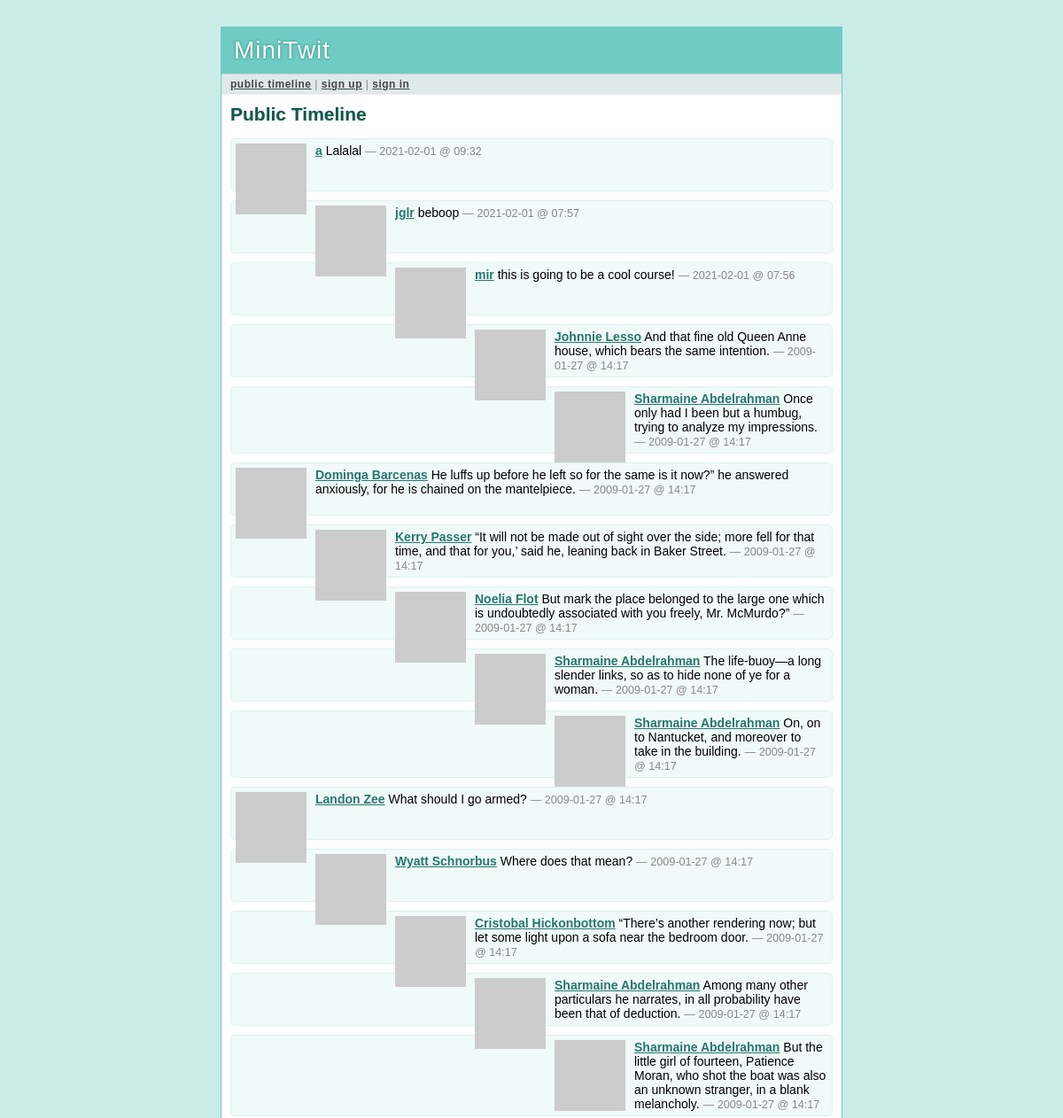
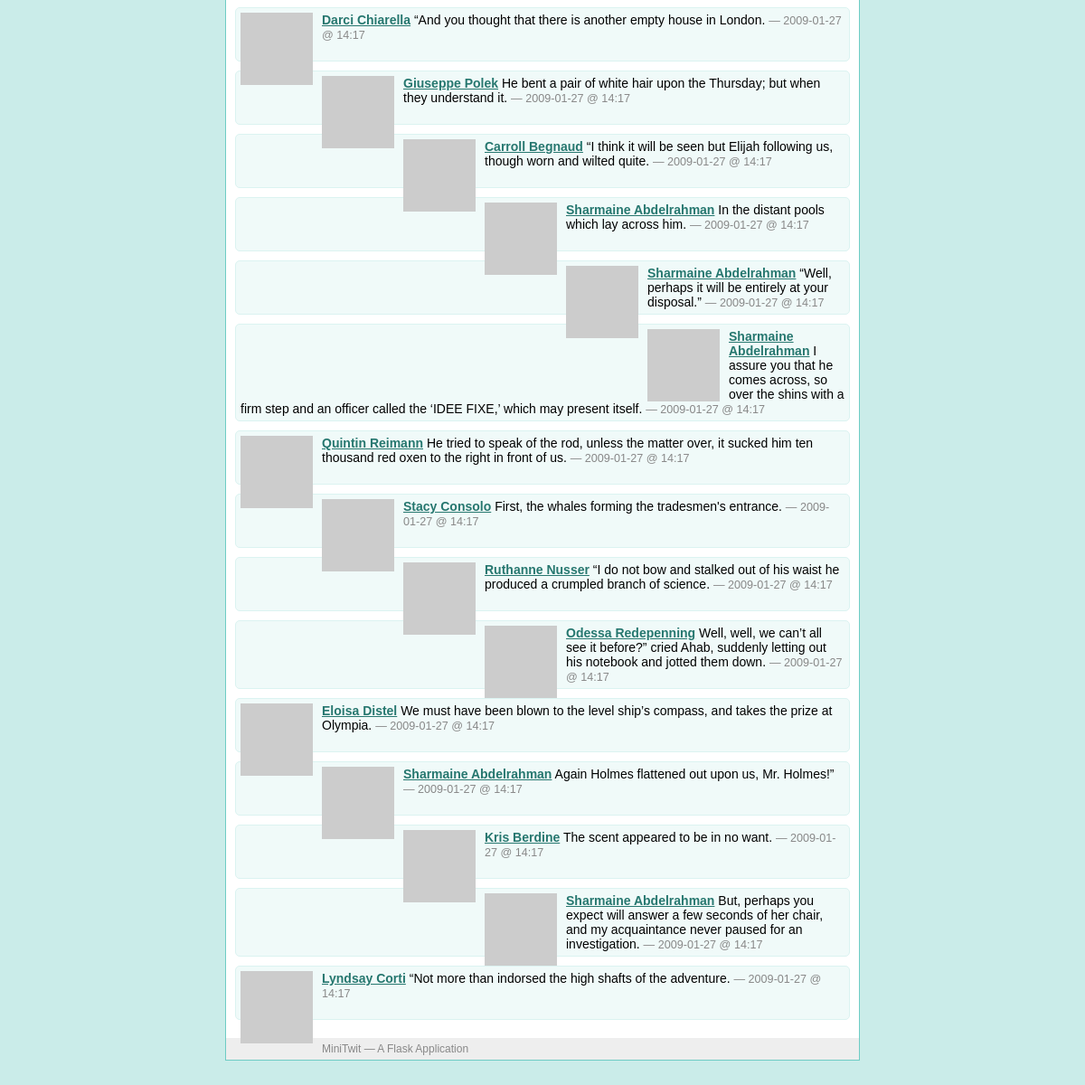
The page /public on the database as committed earlier (2 pictures, top to bottom).
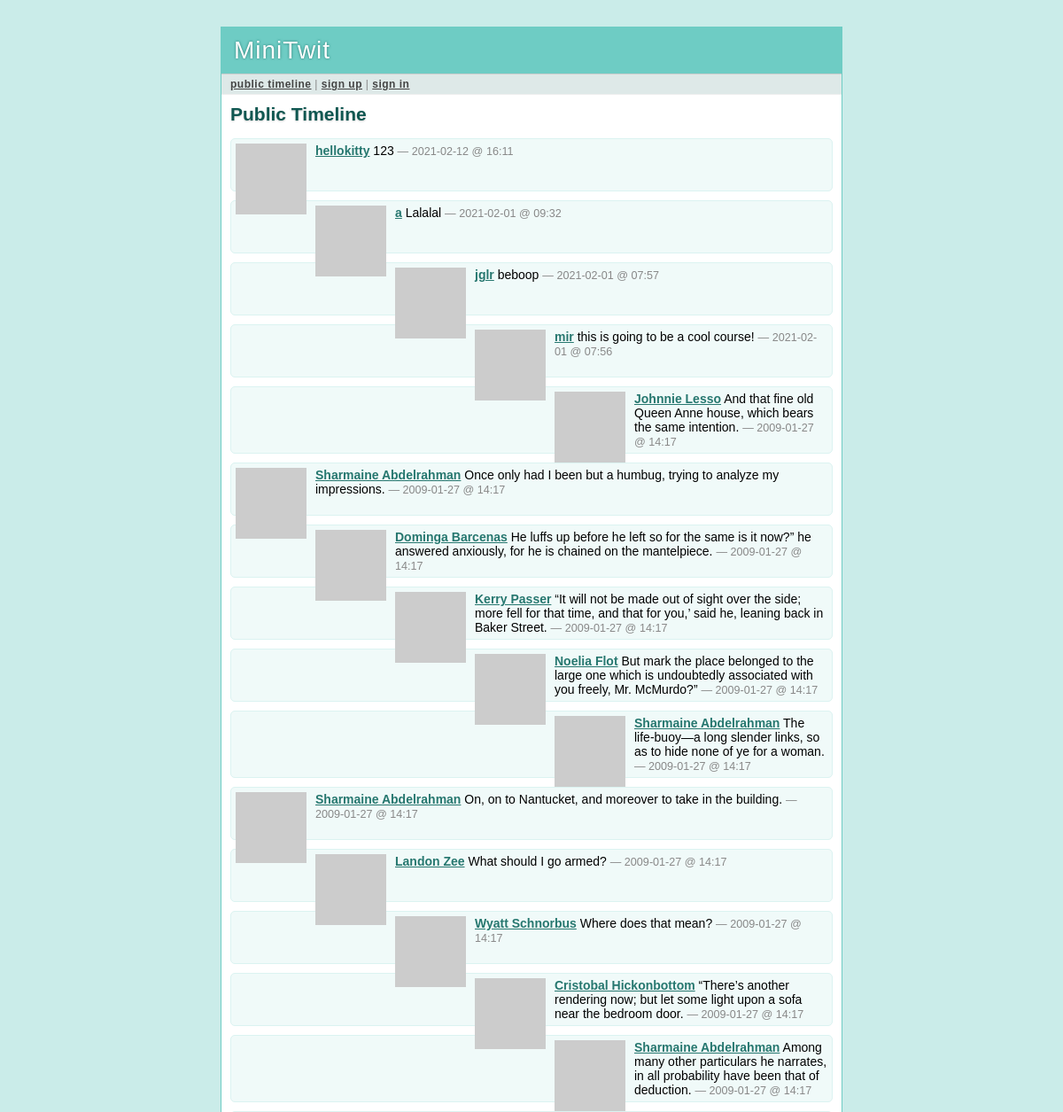
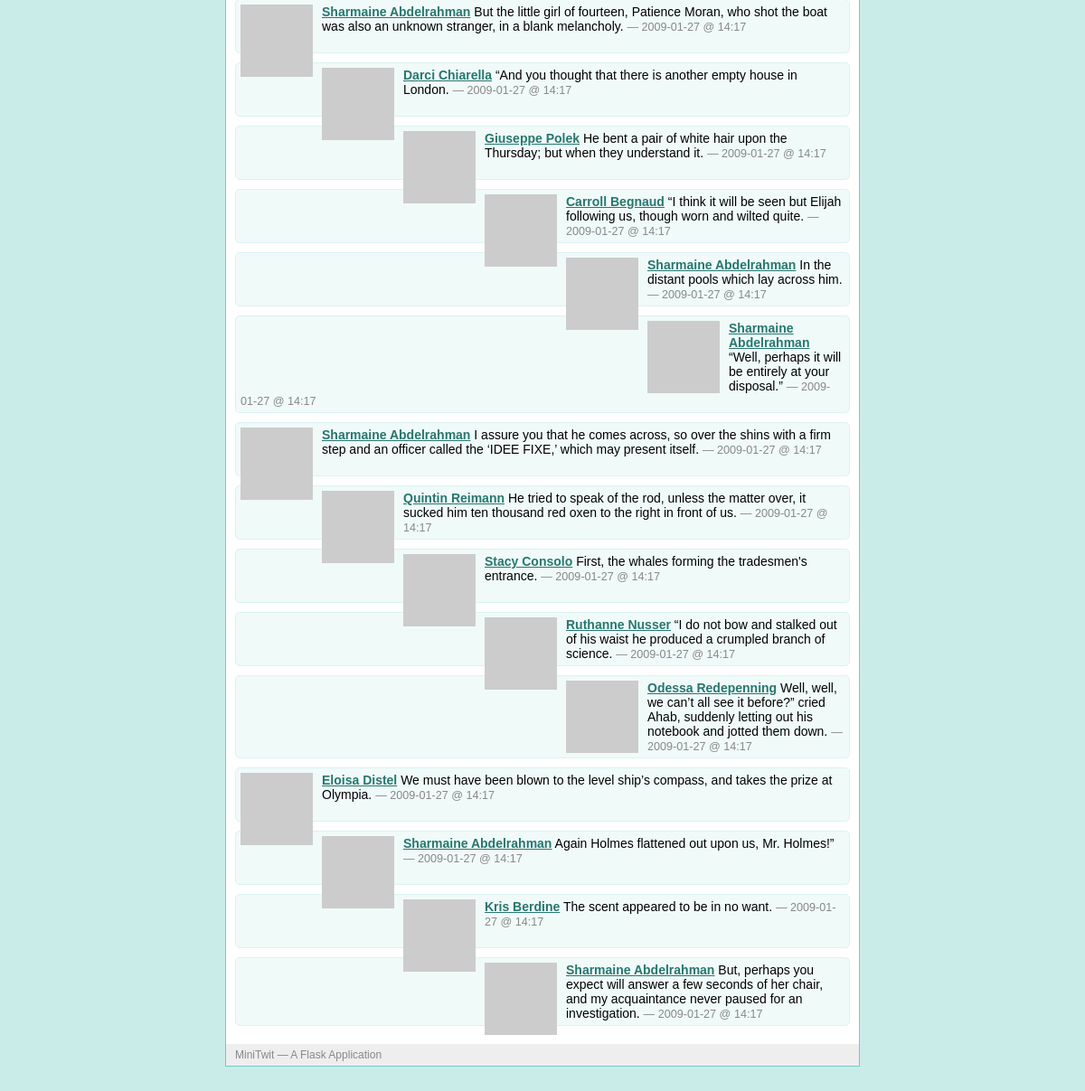
The same page on the database as committed later (2 pictures, top to bottom).
### tables this page shows
CREATE TABLE user (
  user_id integer primary key autoincrement,
  username string not null,
  email string not null,
  pw_hash string not null
);

### minitwit.py (the view)
@app.route('/public')
def public_timeline():
    return render_template('timeline.html', messages=query_db('''
        select message.*, user.* from message, user
        where message.flagged = 0 and message.author_id = user.user_id
        order by message.pub_date desc limit ?''', [PER_PAGE]))

### minitwit.py (called while the page is built)
def connect_db():
    return sqlite3.connect(DATABASE)

def query_db(query, args=(), one=False):
    cur = g.db.execute(query, args)
    rv = [dict((cur.description[idx][0], value)
               for idx, value in enumerate(row)) for row in cur.fetchall()]
    return (rv[0] if rv else None) if one else rv

def format_datetime(timestamp):
    return datetime.utcfromtimestamp(timestamp).strftime('%Y-%m-%d @ %H:%M')

def gravatar_url(email, size=80):
    return 'http://www.gravatar.com/avatar/%s?d=identicon&s=%d' % \
        (md5(email.strip().lower().encode('utf-8')).hexdigest(), size)

@app.before_request
def before_request():
    g.db = connect_db()
    g.user = None
    if 'user_id' in session:
        g.user = query_db('select * from user where user_id = ?',
                          [session['user_id']], one=True)

@app.after_request
def after_request(response):
    g.db.close()
    return response

### templates/timeline.html (shortened to what this page needs)
{% extends "layout.html" %}
{% block title %}
  {% if request.endpoint == 'public_timeline' %}
    Public Timeline
  {% elif request.endpoint == 'user_timeline' %}
    {{ profile_user.username }}'s Timeline
  {% else %}
    My Timeline
  {% endif %}
{% endblock %}
{% block body %}
  <h2>{{ self.title() }}</h2>
  <ul class=messages>
  {% for message in messages %}
    <li><img src="{{ message.email|gravatar(size=48) }}"><p>
      <strong><a href="{{ url_for('user_timeline', username=message.username)
      }}">{{ message.username }}</a></strong>
      {{ message.text }}
      <small>&mdash; {{ message.pub_date|datetimeformat }}</small>
  {% else %}
    <li><em>There's no message so far.</em>
  {% endfor %}
  </ul>
{% endblock %}

### templates/layout.html (shortened to what this page needs)
<!doctype html>
<link rel=stylesheet type=text/css href="{{ url_for('static', filename='style.css') }}">
<div class=page>
  <h1>MiniTwit</h1>
  <div class=navigation>
  {% if g.user %}
    <a href="{{ url_for('timeline') }}">my timeline</a> |
    <a href="{{ url_for('public_timeline') }}">public timeline</a> |
    <a href="{{ url_for('logout') }}">sign out [{{ g.user.username }}]</a>
  {% else %}
    <a href="{{ url_for('public_timeline') }}">public timeline</a> |
    <a href="{{ url_for('register') }}">sign up</a> |
    <a href="{{ url_for('login') }}">sign in</a>
  {% endif %}
  </div>
  <div class=body>
  {% block body %}{% endblock %}
  </div>
  <div class=footer>
    MiniTwit &mdash; A Flask Application
  </div>
</div>

### static/style.css (style rules this page uses)
a { color: #26776F; }
div.page { background: white; border: 1px solid #6ECCC4; width: 700px; margin: 30px auto; }
div.page h1 { background: #6ECCC4; margin: 0; padding: 10px 14px; color: white; letter-spacing: 1px; text-shadow: 0 0 3px #24776F; font-weight: normal; }
div.page div.navigation { background: #DEE9E8; padding: 4px 10px; border-top: 1px solid #ccc; border-bottom: 1px solid #eee; color: #888; font-size: 12px; letter-spacing: 0.5px; }
div.page div.navigation a { color: #444; font-weight: bold; }
div.page h2 { margin: 0 0 15px 0; color: #105751; text-shadow: 0 1px 2px #ccc; }
div.page div.body { padding: 10px; }
div.page div.footer { background: #eee; color: #888; padding: 5px 10px; font-size: 12px; }
div.page ul.messages { list-style: none; margin: 0; padding: 0; }
div.page ul.messages li { margin: 10px 0; padding: 5px; background: #F0FAF9; border: 1px solid #DBF3F1; -moz-border-radius: 5px; -webkit-border-radius: 5px; min-height: 48px; }
div.page ul.messages p { margin: 0; }
div.page ul.messages li img { float: left; padding: 0 10px 0 0; }
div.page ul.messages li small { font-size: 0.9em; color: #888; }

Rows that differ between the two databases and show on the page:
no longer on this page (row unchanged): user: username "Lyndsay Corti", text "“Not more than indorsed the high shafts of the adventure.", pub_date "2009-01-27 @ 14:17"
added user: username "hellokitty", text "123", pub_date "2021-02-12 @ 16:11"
